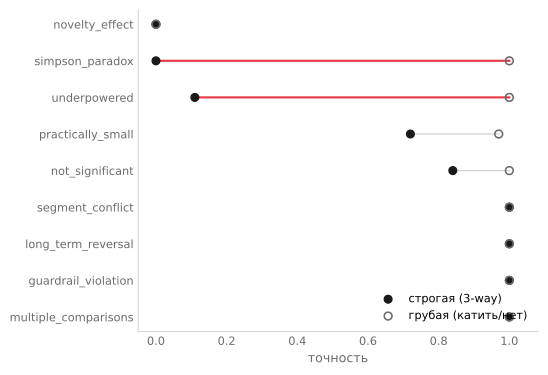

Reproduce this figure in Python.
#!/usr/bin/env python3
"""fig_metric_gap.svg — 3-way vs binary accuracy per trap (dumbbell).
Big gaps = metric choice changes the verdict. davydov.my style."""
import matplotlib
matplotlib.use("svg")
import matplotlib.pyplot as plt
from matplotlib import rcParams

INK="#1a1a1a"; MUTED="#6b6b6b"; AXIS="#d4d4d0"; ACCENT="#e63946"
rcParams["font.family"]="DejaVu Sans"; rcParams["svg.fonttype"]="none"

# (trap, 3way, binary) Sonnet free
data = [
    ("multiple_comparisons", 1.00, 1.00),
    ("guardrail_violation", 1.00, 1.00),
    ("long_term_reversal", 1.00, 1.00),
    ("segment_conflict", 1.00, 1.00),
    ("not_significant", 0.84, 1.00),
    ("practically_small", 0.72, 0.97),
    ("underpowered", 0.11, 1.00),
    ("simpson_paradox", 0.00, 1.00),
    ("novelty_effect", 0.00, 0.00),
]
labels=[d[0] for d in data]
three=[d[1] for d in data]; binr=[d[2] for d in data]
y=range(len(labels))

fig, ax = plt.subplots(figsize=(5.8, 4.0))
for i,(t,b) in enumerate(zip(three,binr)):
    gap = b-t
    lc = ACCENT if gap>0.3 else AXIS
    ax.plot([t,b],[i,i], color=lc, lw=1.6 if gap>0.3 else 1.0, zorder=2)
ax.scatter(three, y, color=INK, s=34, zorder=3, label="строгая (3-way)")
ax.scatter(binr, y, facecolors="none", edgecolors=MUTED, s=34, linewidths=1.2,
           zorder=3, label="грубая (катить/нет)")

ax.set_yticks(list(y)); ax.set_yticklabels(labels, fontsize=8.5)
ax.set_xlim(-0.05,1.08); ax.set_xlabel("точность", fontsize=9.5, color=MUTED)
for s in ["top","right"]: ax.spines[s].set_visible(False)
for s in ["left","bottom"]:
    ax.spines[s].set_color(AXIS); ax.spines[s].set_linewidth(0.8)
ax.tick_params(colors=MUTED, labelsize=8.5, length=0)
ax.legend(fontsize=8.5, frameon=False, loc="lower right")
plt.tight_layout()
plt.savefig("fig_metric_gap.svg", format="svg", bbox_inches="tight", transparent=True)
print("wrote fig_metric_gap.svg")
